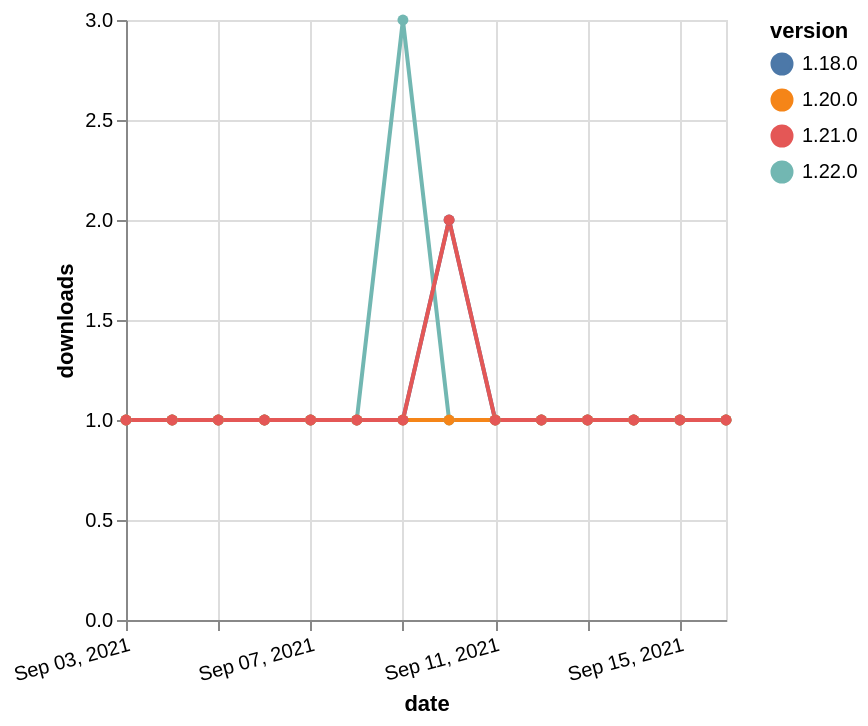

Vega-Lite specification for this chart:
### Vega-Lite specification from a JSON file in a GitHub repository (floating-point values rounded to 4 significant figures)
{"$schema": "https://vega.github.io/schema/vega-lite/v5.json", "description": "A simple bar chart with embedded data.", "data": {"values": [{"date": "2021-09-03", "total": 222, "delta": 1, "version": "1.18.0"}, {"date": "2021-09-04", "total": 223, "delta": 1, "version": "1.18.0"}, {"date": "2021-09-05", "total": 224, "delta": 1, "version": "1.18.0"}, {"date": "2021-09-06", "total": 225, "delta": 1, "version": "1.18.0"}, {"date": "2021-09-07", "total": 226, "delta": 1, "version": "1.18.0"}, {"date": "2021-09-08", "total": 227, "delta": 1, "version": "1.18.0"}, {"date": "2021-09-09", "total": 228, "delta": 1, "version": "1.18.0"}, {"date": "2021-09-10", "total": 230, "delta": 2, "version": "1.18.0"}, {"date": "2021-09-11", "total": 231, "delta": 1, "version": "1.18.0"}, {"date": "2021-09-12", "total": 232, "delta": 1, "version": "1.18.0"}, {"date": "2021-09-13", "total": 233, "delta": 1, "version": "1.18.0"}, {"date": "2021-09-14", "total": 234, "delta": 1, "version": "1.18.0"}, {"date": "2021-09-15", "total": 235, "delta": 1, "version": "1.18.0"}, {"date": "2021-09-16", "total": 236, "delta": 1, "version": "1.18.0"}, {"date": "2021-09-03", "total": 169, "delta": 1, "version": "1.22.0"}, {"date": "2021-09-04", "total": 170, "delta": 1, "version": "1.22.0"}, {"date": "2021-09-05", "total": 171, "delta": 1, "version": "1.22.0"}, {"date": "2021-09-06", "total": 172, "delta": 1, "version": "1.22.0"}, {"date": "2021-09-07", "total": 173, "delta": 1, "version": "1.22.0"}, {"date": "2021-09-08", "total": 174, "delta": 1, "version": "1.22.0"}, {"date": "2021-09-09", "total": 177, "delta": 3, "version": "1.22.0"}, {"date": "2021-09-10", "total": 178, "delta": 1, "version": "1.22.0"}, {"date": "2021-09-11", "total": 179, "delta": 1, "version": "1.22.0"}, {"date": "2021-09-12", "total": 180, "delta": 1, "version": "1.22.0"}, {"date": "2021-09-13", "total": 181, "delta": 1, "version": "1.22.0"}, {"date": "2021-09-14", "total": 182, "delta": 1, "version": "1.22.0"}, {"date": "2021-09-15", "total": 183, "delta": 1, "version": "1.22.0"}, {"date": "2021-09-16", "total": 184, "delta": 1, "version": "1.22.0"}, {"date": "2021-09-03", "total": 181, "delta": 1, "version": "1.20.0"}, {"date": "2021-09-04", "total": 182, "delta": 1, "version": "1.20.0"}, {"date": "2021-09-05", "total": 183, "delta": 1, "version": "1.20.0"}, {"date": "2021-09-06", "total": 184, "delta": 1, "version": "1.20.0"}, {"date": "2021-09-07", "total": 185, "delta": 1, "version": "1.20.0"}, {"date": "2021-09-08", "total": 186, "delta": 1, "version": "1.20.0"}, {"date": "2021-09-09", "total": 187, "delta": 1, "version": "1.20.0"}, {"date": "2021-09-10", "total": 188, "delta": 1, "version": "1.20.0"}, {"date": "2021-09-11", "total": 189, "delta": 1, "version": "1.20.0"}, {"date": "2021-09-12", "total": 190, "delta": 1, "version": "1.20.0"}, {"date": "2021-09-13", "total": 191, "delta": 1, "version": "1.20.0"}, {"date": "2021-09-14", "total": 192, "delta": 1, "version": "1.20.0"}, {"date": "2021-09-15", "total": 193, "delta": 1, "version": "1.20.0"}, {"date": "2021-09-16", "total": 194, "delta": 1, "version": "1.20.0"}, {"date": "2021-09-03", "total": 155, "delta": 1, "version": "1.21.0"}, {"date": "2021-09-04", "total": 156, "delta": 1, "version": "1.21.0"}, {"date": "2021-09-05", "total": 157, "delta": 1, "version": "1.21.0"}, {"date": "2021-09-06", "total": 158, "delta": 1, "version": "1.21.0"}, {"date": "2021-09-07", "total": 159, "delta": 1, "version": "1.21.0"}, {"date": "2021-09-08", "total": 160, "delta": 1, "version": "1.21.0"}, {"date": "2021-09-09", "total": 161, "delta": 1, "version": "1.21.0"}, {"date": "2021-09-10", "total": 163, "delta": 2, "version": "1.21.0"}, {"date": "2021-09-11", "total": 164, "delta": 1, "version": "1.21.0"}, {"date": "2021-09-12", "total": 165, "delta": 1, "version": "1.21.0"}, {"date": "2021-09-13", "total": 166, "delta": 1, "version": "1.21.0"}, {"date": "2021-09-14", "total": 167, "delta": 1, "version": "1.21.0"}, {"date": "2021-09-15", "total": 168, "delta": 1, "version": "1.21.0"}, {"date": "2021-09-16", "total": 169, "delta": 1, "version": "1.21.0"}]}, "width": "container", "mark": {"type": "line", "point": {"filled": true}}, "encoding": {"x": {"field": "date", "type": "temporal", "timeUnit": "yearmonthdate", "title": "date", "axis": {"labelAngle": -15}}, "y": {"field": "delta", "type": "quantitative", "title": "downloads"}, "color": {"field": "version", "type": "nominal"}, "tooltip": {"field": "delta"}}}
